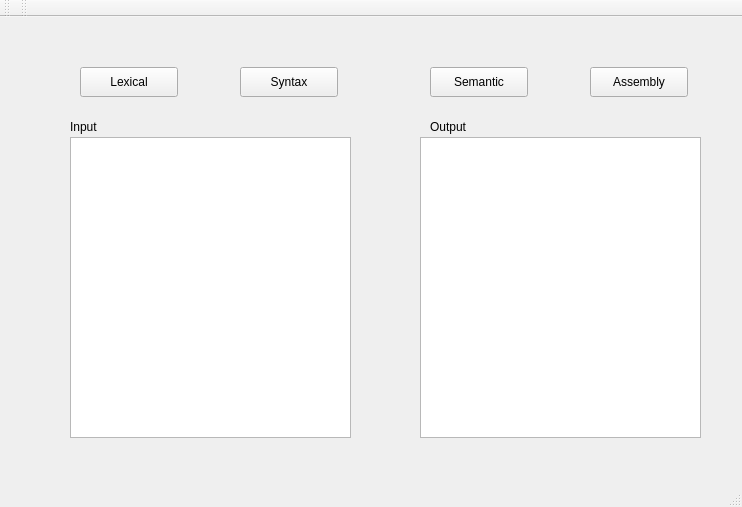
<?xml version="1.0" encoding="UTF-8"?>
<ui version="4.0">
 <class>MainWindow</class>
 <widget class="QMainWindow" name="MainWindow">
  <property name="geometry">
   <rect>
    <x>0</x>
    <y>0</y>
    <width>742</width>
    <height>507</height>
   </rect>
  </property>
  <property name="windowTitle">
   <string>MainWindow</string>
  </property>
  <widget class="QWidget" name="centralWidget">
   <widget class="QTextEdit" name="ResText">
    <property name="geometry">
     <rect>
      <x>420</x>
      <y>120</y>
      <width>281</width>
      <height>301</height>
     </rect>
    </property>
   </widget>
   <widget class="QPushButton" name="pushButton">
    <property name="geometry">
     <rect>
      <x>80</x>
      <y>50</y>
      <width>98</width>
      <height>30</height>
     </rect>
    </property>
    <property name="text">
     <string>Lexical</string>
    </property>
   </widget>
   <widget class="QPushButton" name="pushButton_2">
    <property name="geometry">
     <rect>
      <x>240</x>
      <y>50</y>
      <width>98</width>
      <height>30</height>
     </rect>
    </property>
    <property name="text">
     <string>Syntax</string>
    </property>
   </widget>
   <widget class="QPushButton" name="pushButton_3">
    <property name="geometry">
     <rect>
      <x>430</x>
      <y>50</y>
      <width>98</width>
      <height>30</height>
     </rect>
    </property>
    <property name="text">
     <string>Semantic</string>
    </property>
   </widget>
   <widget class="QPushButton" name="pushButton_4">
    <property name="geometry">
     <rect>
      <x>590</x>
      <y>50</y>
      <width>98</width>
      <height>30</height>
     </rect>
    </property>
    <property name="text">
     <string>Assembly</string>
    </property>
   </widget>
   <widget class="QLabel" name="label">
    <property name="geometry">
     <rect>
      <x>70</x>
      <y>100</y>
      <width>64</width>
      <height>20</height>
     </rect>
    </property>
    <property name="text">
     <string>Input</string>
    </property>
   </widget>
   <widget class="QLabel" name="label_2">
    <property name="geometry">
     <rect>
      <x>430</x>
      <y>100</y>
      <width>64</width>
      <height>20</height>
     </rect>
    </property>
    <property name="text">
     <string>Output</string>
    </property>
   </widget>
   <widget class="QPlainTextEdit" name="SrcText">
    <property name="geometry">
     <rect>
      <x>70</x>
      <y>120</y>
      <width>281</width>
      <height>301</height>
     </rect>
    </property>
   </widget>
  </widget>
  <widget class="QMenuBar" name="menuBar">
   <property name="geometry">
    <rect>
     <x>0</x>
     <y>0</y>
     <width>742</width>
     <height>28</height>
    </rect>
   </property>
  </widget>
  <widget class="QToolBar" name="mainToolBar">
   <attribute name="toolBarArea">
    <enum>TopToolBarArea</enum>
   </attribute>
   <attribute name="toolBarBreak">
    <bool>false</bool>
   </attribute>
  </widget>
  <widget class="QStatusBar" name="statusBar"/>
  <widget class="QToolBar" name="toolBar">
   <property name="windowTitle">
    <string>toolBar</string>
   </property>
   <attribute name="toolBarArea">
    <enum>TopToolBarArea</enum>
   </attribute>
   <attribute name="toolBarBreak">
    <bool>false</bool>
   </attribute>
  </widget>
 </widget>
 <layoutdefault spacing="6" margin="11"/>
 <resources/>
 <connections/>
</ui>
